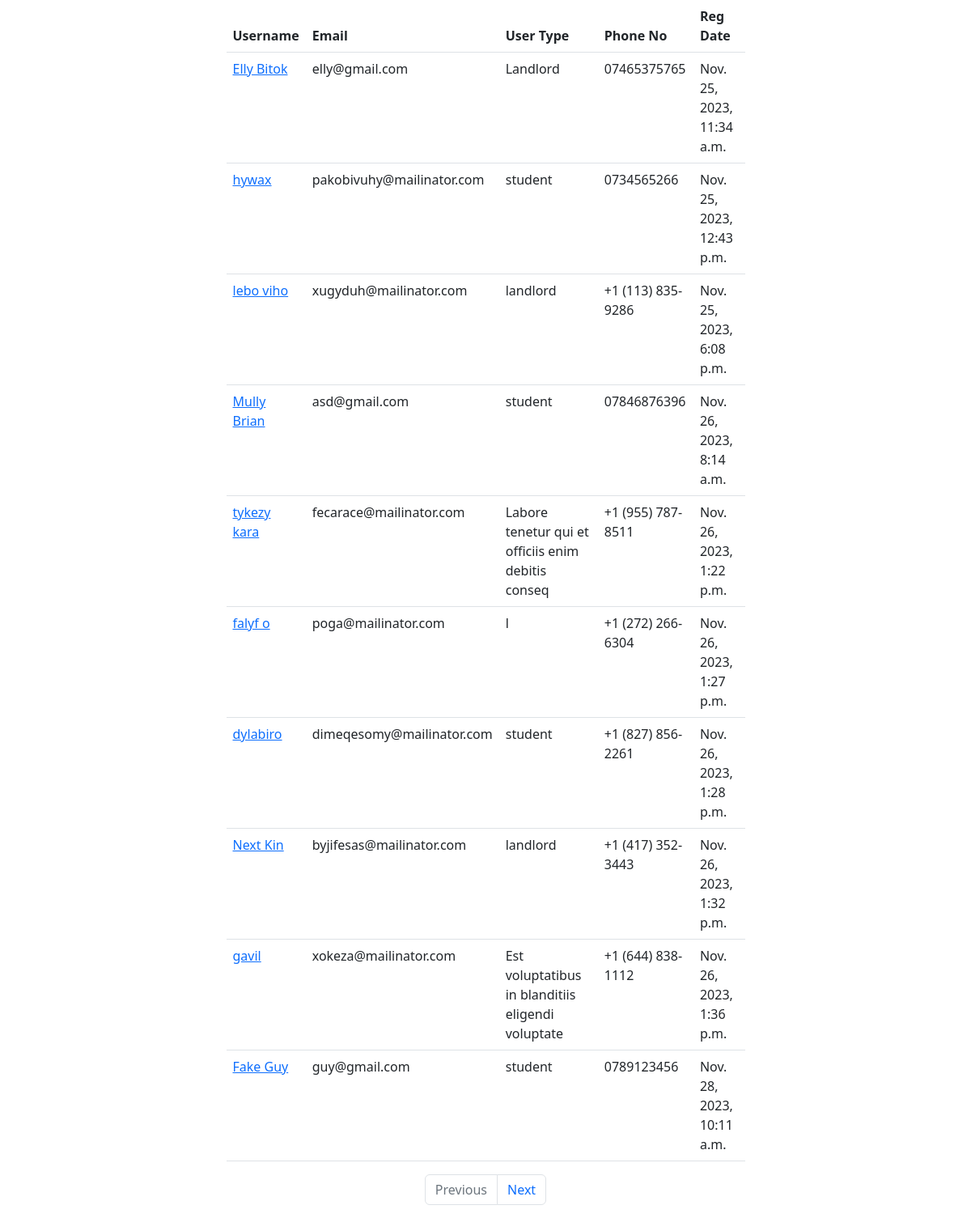
Page /user (signed in) on the committed database.
### main_app/models.py (models this page shows, shortened)
class User(models.Model):
    username = models.CharField(max_length=100)
    email = models.EmailField(unique=True)
    password = models.CharField(max_length=100)
    user_type = models.CharField(max_length=50)
    profile_picture = models.ImageField(upload_to="media/users", blank=True, null=True)
    phone = models.CharField(max_length=100)
    reg_date = models.DateTimeField(auto_now_add=True)
    created_at = models.DateTimeField(auto_now_add=True)
    updated_at = models.DateTimeField(auto_now=True)

### main_app/views.py (the view)
# urls.py: path('user', views.all_users, name="all"),
@login_required
def all_users(request):
    user = User.objects.all()
    paginator = Paginator(user, 10)
    page_number = request.GET.get("page")
    data = paginator.get_page(page_number)
    return render(request, 'all_users.html', {"user": data})

### templates/all_users.html (shortened to what this page needs)
{% extends 'base_template.html' %}
{% block content %}
    <div class="container">
        <div class="row justify-content-center">
            <div class="col-sm-7">
                <table class="table">
                    <thead>
                    <tr>
                        <th>Username</th>
                        <th>Email</th>
                        <th>User Type</th>
                        <th>Phone No</th>
                        <th>Reg Date</th>
                    </tr>
                    </thead>
                    <tbody>
                    {% for user in user %}
                        <tr>
                            <td>
                                <a href="/user/{{ user.id }}">{{ user.username }}</a>
                            </td>
                            <td>{{ user.email }}</td>
                            <td>{{ user.user_type }}</td>
                            <td>{{ user.phone }}</td>
                            <td>{{ user.reg_date }}</td>
                        </tr>
                    {% endfor %}
                    </tbody>
                </table>
                <nav aria-label="Page navigation example">
                    <ul class="pagination justify-content-center">
                        {% if user.has_previous %}
                            <li class="page-item">
                                <a class="page-link" href='?page={{ user.previous_page_number }}'>Previous</a>
                            </li>
                        {% else %}
                            <li class="page-item disabled">
                                <a class="page-link" href='' tabindex="-1" aria-disabled="True">Previous</a>
                            </li>
                        {% endif %}
                        {% if user.has_next %}
                            <li class="page-item">
                                <a class="page-link" href='?page={{ user.next_page_number }}'>Next</a>
                            </li>
                        {% else %}
                            <li class="page-item disabled">
                                <a class="page-link" href='' tabindex="-1" aria-disabled="True">Next</a>
                            </li>
                        {% endif %}
                    </ul>
                </nav>
            </div>
        </div>
    </div>
{% endblock %}

### rows in the picture
User: username "Elly Bitok", email "elly@gmail.com", user_type "Landlord", phone "07465375765", reg_date "Nov. 25, 2023, 11:34 a.m."
User: username "hywax", email "pakobivuhy@mailinator.com", user_type "student", phone "0734565266", reg_date "Nov. 25, 2023, 12:43 p.m."
User: username "lebo viho", email "xugyduh@mailinator.com", user_type "landlord", phone "+1 (113) 835-9286", reg_date "Nov. 25, 2023, 6:08 p.m."
User: username "Mully Brian", email "asd@gmail.com", user_type "student", phone "07846876396", reg_date "Nov. 26, 2023, 8:14 a.m."
User: username "tykezy kara", email "fecarace@mailinator.com", user_type "Labore tenetur qui et officiis enim debitis conseq", phone "+1 (955) 787-8511", reg_date "Nov. 26, 2023, 1:22 p.m."
User: username "falyf o", email "poga@mailinator.com", user_type "l", phone "+1 (272) 266-6304", reg_date "Nov. 26, 2023, 1:27 p.m."
User: username "dylabiro", email "dimeqesomy@mailinator.com", user_type "student", phone "+1 (827) 856-2261", reg_date "Nov. 26, 2023, 1:28 p.m."
User: username "Next Kin", email "byjifesas@mailinator.com", user_type "landlord", phone "+1 (417) 352-3443", reg_date "Nov. 26, 2023, 1:32 p.m."
User: username "gavil", email "xokeza@mailinator.com", user_type "Est voluptatibus in blanditiis eligendi voluptate", phone "+1 (644) 838-1112", reg_date "Nov. 26, 2023, 1:36 p.m."
User: username "Fake Guy", email "guy@gmail.com", user_type "student", phone "0789123456", reg_date "Nov. 28, 2023, 10:11 a.m."
